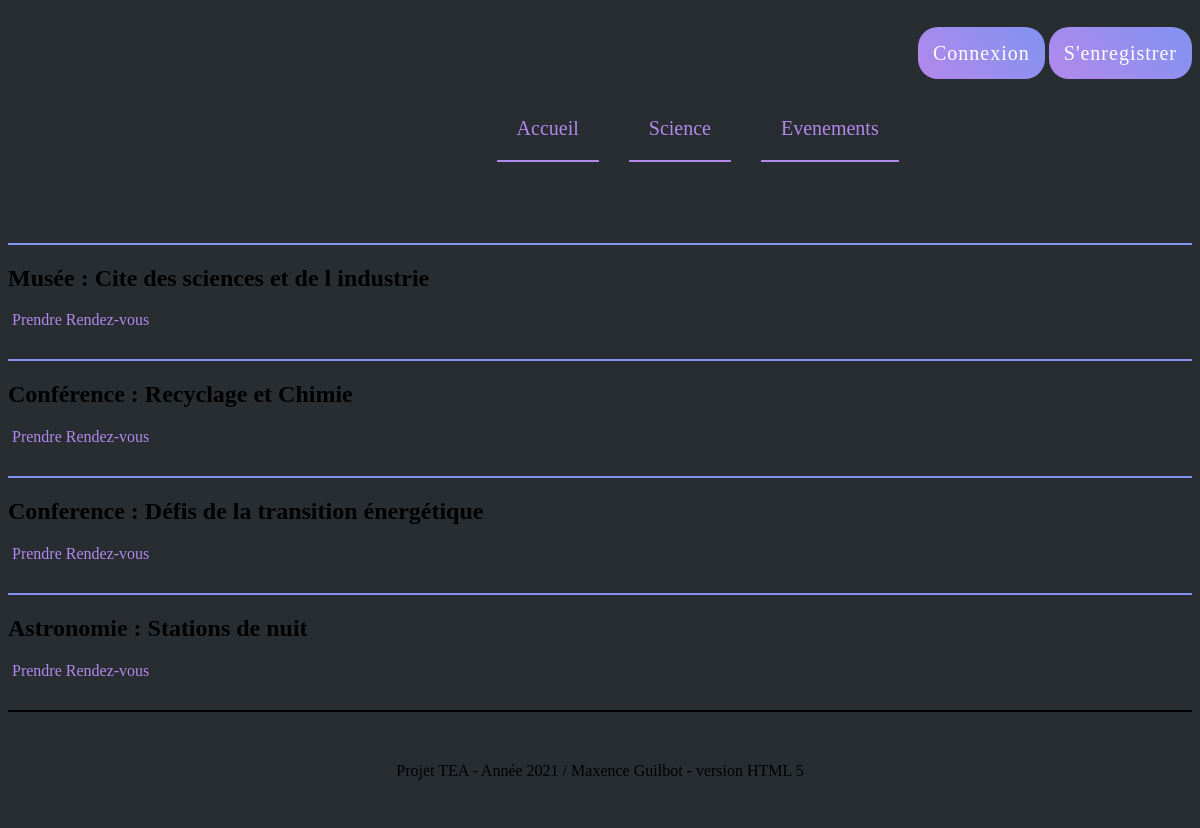
Screenshot of /index.php?ListEvenements with the database file from the repository.
### tables this page shows
CREATE TABLE IF NOT EXISTS `evenements` (
  `id` int(11) NOT NULL AUTO_INCREMENT,
  `nom` varchar(50) NOT NULL,
  `image` varchar(100) NOT NULL,
  `horaire` varchar(50) NOT NULL,
  `jour` varchar(50) NOT NULL,
  PRIMARY KEY (`id`)
);

### app/Controller/EvenementsController.php (called while the page is built, shortened)
<?php
class EvenementsController
{
    private $model;
    public function __construct()
    {
        $this->model=new ModelEvenement();
    }
    public function GetAllEvents(){
        $AllEvents=$this->model->allEvents();
        include('app/View/Contenu/AllEvenements.php');
    }
}

### app/Model/ModelEvenement.php (called while the page is built, shortened)
<?php
class ModelEvenement extends Model
{
    private \PDO $connexion;
    public function __construct()
    {
        $this->evenements="evenements";
        $db = new Database();
        $this->connexion=$db->connexionBd();
    }
    public function allEvents() : array
    {
        $sql="SELECT * FROM evenements" ;
        $retour=$this->connexion->query($sql);
        $content=$retour->fetchall(PDO::FETCH_OBJ);
        return $content;
    }
}

### app/config/Database.php (called while the page is built, shortened)
<?php
class Database{
    private string $_host = "localhost";
    private string $_db_name = "SiteWeb2021";
    private string $_username = "root";
    private string $_password = "";
    private \PDO $_conn;
    public function connexionBd() : \PDO {
        try{
            $this->_conn = new \PDO("mysql:host=" . $this->_host . ";dbname=" . $this->_db_name, $this->_username, $this->_password);
            $this->_conn->exec("set names utf8");
        }catch(\PDOException $exception){
            echo "Connection error: " . $exception->getMessage();
        }
        return $this->_conn;
    }
}
?>

### app/Model/Model.php (called while the page is built, shortened)
<?php
class Model{
    public function __construct( ){
        $db = new Database();
    }
}

### app/View/Contenu/AllEvenements.php (the view, shortened to what this page needs)
<div class="evenement_div">
    <?php foreach($AllEvents as $key => $value): ?>
        <div class="event_each">
            <article class="all_events">
                <h2><?=$value->nom?></h2>
                <a href="index.php?Rdv=<?=$value->nom;?>" >Prendre Rendez-vous</a>
            </article>
        </div>
    <?php endforeach; ?>
</div>

### app/Contenu/Css/Main.css (style rules this page uses)
body { background-color:#282d32; }
article a { text-align: right; }
.evenement_div { margin-top: 15%; }
.event_each { border-top: #8093F1 2px solid; margin-top: 30px; margin-bottom: 30px; }
.evenement_div a { color: #B388EB; text-decoration: none; }

### rows the page displays
evenements: nom "Musée : Cite des sciences et de l industrie"
evenements: nom "Conférence : Recyclage et Chimie"
evenements: nom "Conference : Défis de la transition énergétique"
evenements: nom "Astronomie : Stations de nuit"
